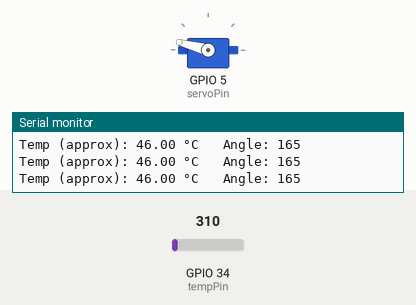
This sketch was run on a simulated ESP32. Parts: servo, the last lines printed to the serial monitor. The test bench sets the inputs (shaded band); at power-on: GPIO 34 (tempPin) = 310.

Above: at 1.2 s.
1.3 s: GPIO 34 (tempPin) set to 434
At 2.6 s:
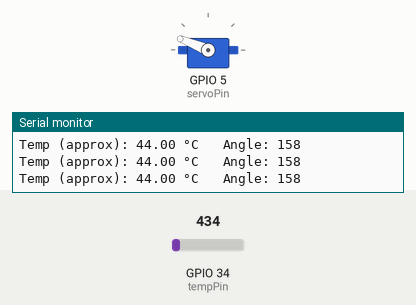
2.9 s: GPIO 34 (tempPin) set to 992
At 3.9 s:
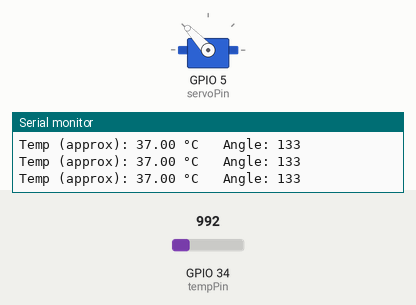
Timing chart, 0 to 5.9 s (numbered marks = the images above; inputs shaded):
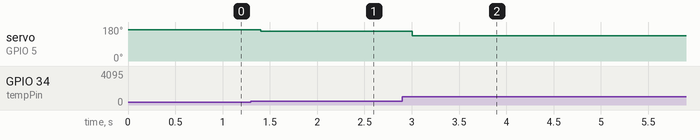

Measured:
- after the input at 1.3 s, servo on GPIO 5 (servoPin): 165° → 158° after 0.10 s
- after the input at 2.9 s, servo on GPIO 5 (servoPin): 158° → 133° after 0.11 s

The sketch:

first_stepss.ino
```cpp
#include <Arduino.h>
#include <ESP32Servo.h>

Servo myservo;

const int tempPin = 34;
const int servoPin = 5;

void setup() {
  Serial.begin(115200);
  myservo.attach(servoPin);
}

void loop() {
  int sensorValue = analogRead(tempPin);


  float temperature = map(sensorValue, 4095, 0, 0, 50);

  int angle = map(temperature, 0, 50, 0, 180);
  angle = constrain(angle, 0, 180);

  myservo.write(angle);

  Serial.print("Temp (approx): ");
  Serial.print(temperature);
  Serial.print(" °C   Angle: ");
  Serial.println(angle);

  delay(200);
}
```
